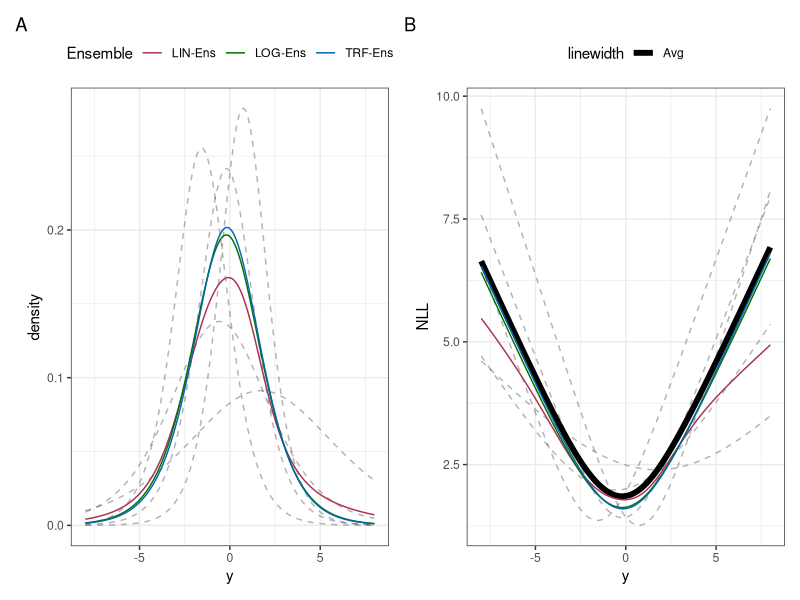
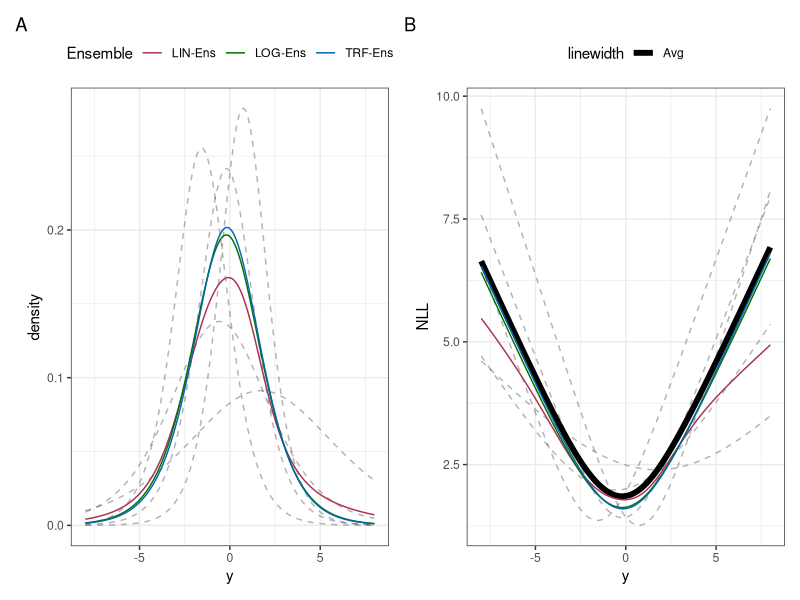

Reproduce these figures in R, in order.
# Produce Figure 3
# Lucas Kook
# Feb 2022

set.seed(1)

# Dependencies ------------------------------------------------------------

library(tidyverse)
library(patchwork)
theme_set(theme_bw() + theme(legend.position = "top"))

# FUNs --------------------------------------------------------------------

h <- function(y, theta) y %*% theta
pZ <- function(z) plogis(z)
dZ <- function(z) dlogis(z)
hp <- function(dy, theta) dy %*% theta
cols <- colorspace::qualitative_hcl(n = 3, l = 40)
names(cols) <- c("LIN", "LOG", "TRF")
labs <- c("LIN-Ens", "LOG-Ens", "TRF-Ens")

# Data --------------------------------------------------------------------

res <- 1e3
ys <- seq(-8, 8, length.out = res)

thetas <- matrix(rnorm(2 * 5), ncol = 2)
thetas[, 2] <- log(1 + exp(thetas[, 2]))

y <- cbind(1, ys)
dy <- cbind(0, rep(1, length(ys)))

probs <- pZ(h(y, t(thetas)))
dens <- dZ(h(y, t(thetas))) * hp(dy, t(thetas))

# Linear ensemble
pcensemble <- apply(probs, 1, mean)
censemble <- apply(dens, 1, mean)

# Transformation ensemble
mth <- apply(thetas, 2, mean)
iensemble <- c(dZ(h(y, mth)) * hp(dy, mth))
piensemble <- c(pZ(h(y, mth)))

# Mean NLL
mNLL <- exp(rowMeans(log(dens)))

# log-linear ensemble
lensemble <- mNLL / sum(mNLL * diff(ys)[1])
plensemble <- cumsum(mNLL) / max(cumsum(mNLL))

edat <- data.frame(
  y = ys,
  LIN = censemble,
  TRF = iensemble,
  LOG = lensemble,
  Avg = mNLL
) %>%
  gather("method", "value", LIN, TRF, LOG)

adat <- data.frame(y = ys, value = mNLL)

mdat <- data.frame(
  y = ys,
  dens = dens
) %>%
  gather("member", "value", dens.1:dens.5)

p1 <- ggplot(edat,
       aes(x = y, y = value, color = method, group = method)) +
  geom_line(aes(x = y, y = value, group = member), data = mdat,
            inherit.aes = FALSE, alpha = 0.3, linetype = 2) +
  geom_line() +
  labs(x = "y", y = "density", color = "Ensemble") +
  scale_color_manual(values = cols, labels = labs)

p2 <- ggplot(edat, aes(x = y, y = -log(value), color = method, group = method)) +
  geom_line(aes(x = y, y = -log(value), group = member), data = mdat,
            inherit.aes = FALSE, alpha = 0.3, linetype = 2) +
  geom_line(aes(x = y, y = -log(value), lwd = "Avg"), data = adat,
            inherit.aes = FALSE, alpha = 1, linetype = 1) +
  geom_line(show.legend = FALSE) +
  labs(x = "y", y = "NLL", color = "Ensemble", size = "") +
  scale_size_manual(values = c("Avg" = 0.7)) +
  scale_color_manual(values = cols, labels = labs)

(p1 + labs(tag = "A")) + (p2 + labs(tag = "B"))
ggsave("figure3.pdf", height = 4, width = 9)
